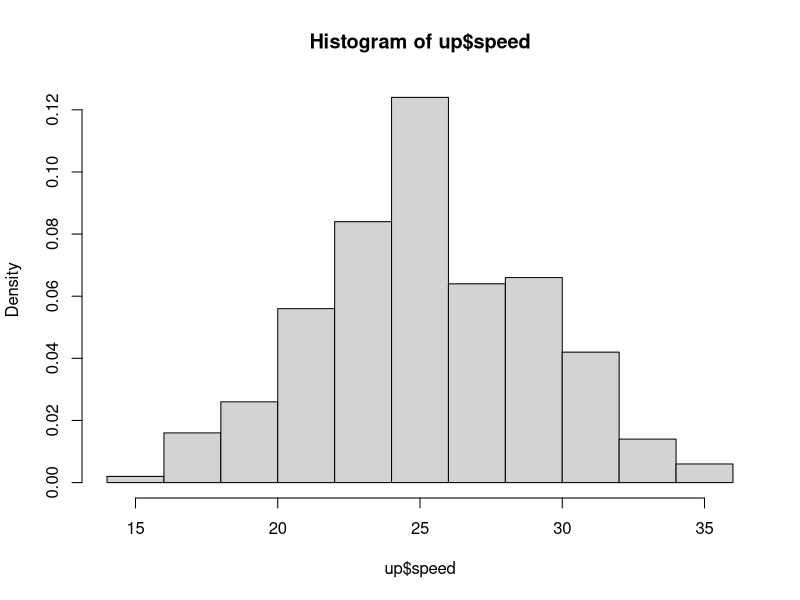
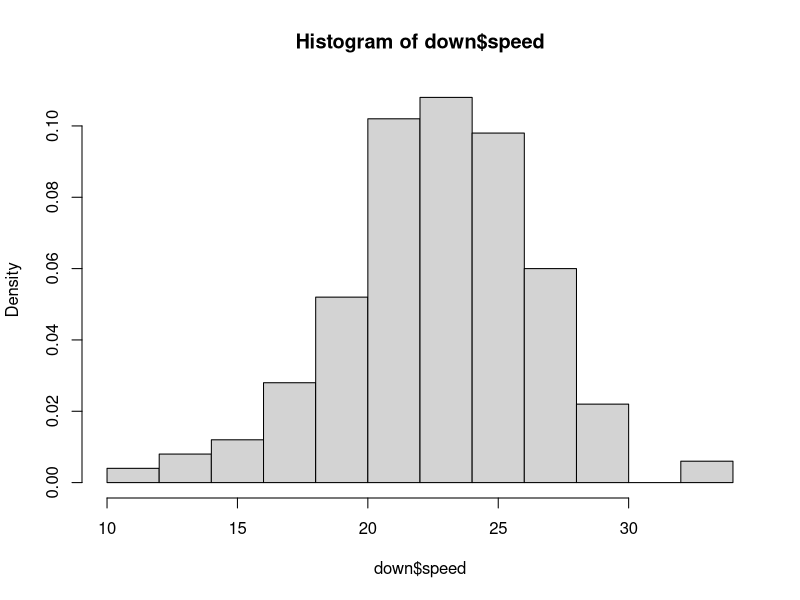
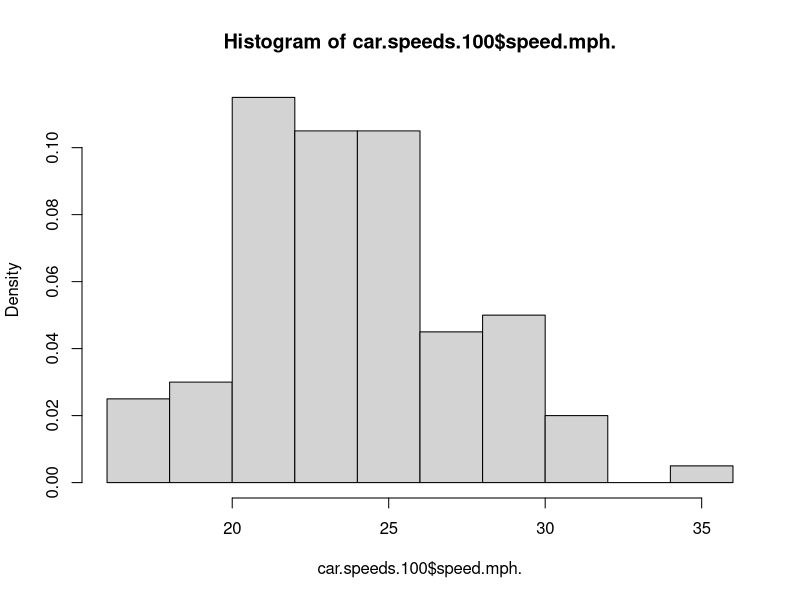
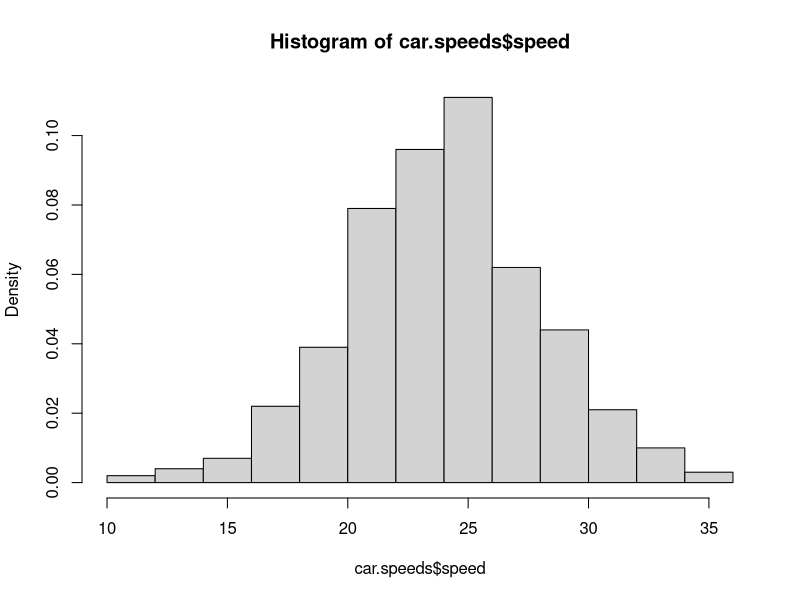
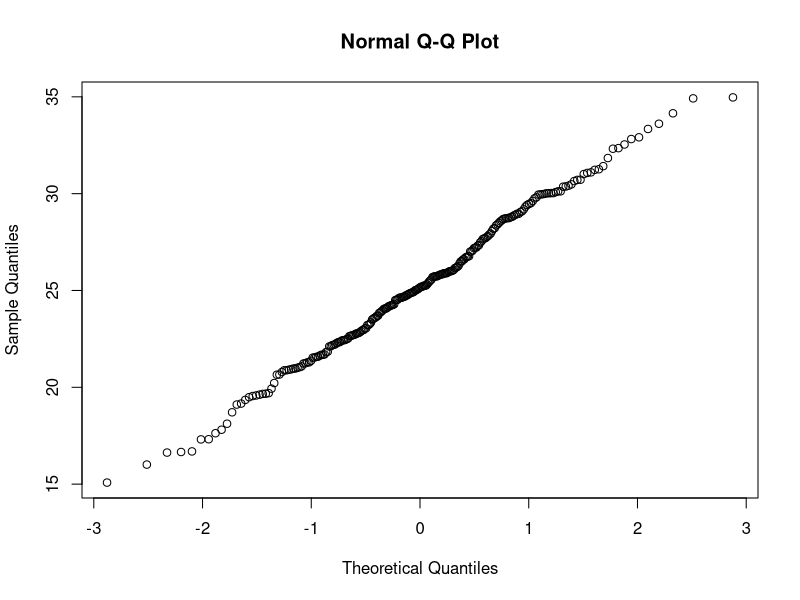
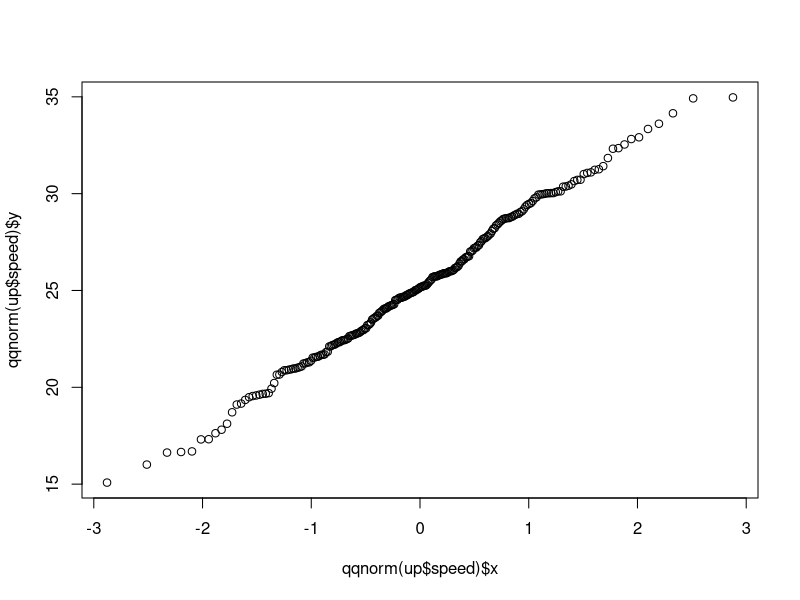
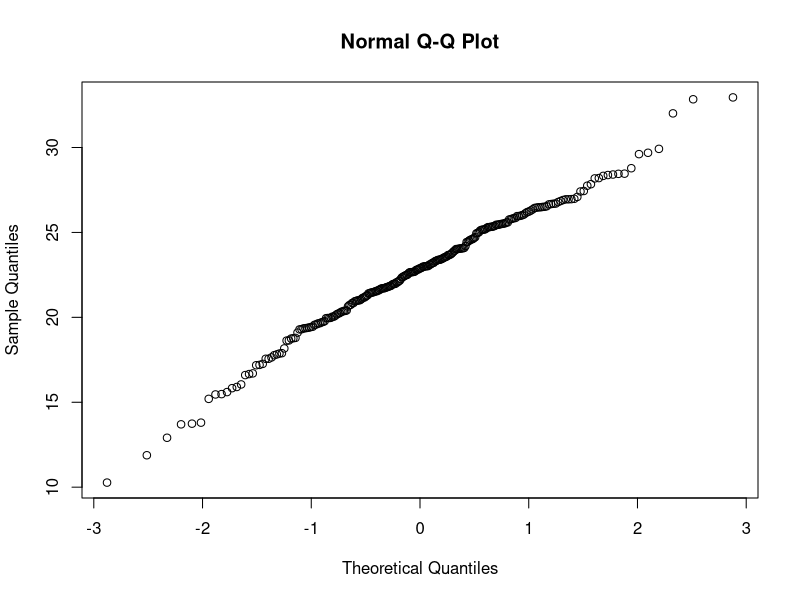
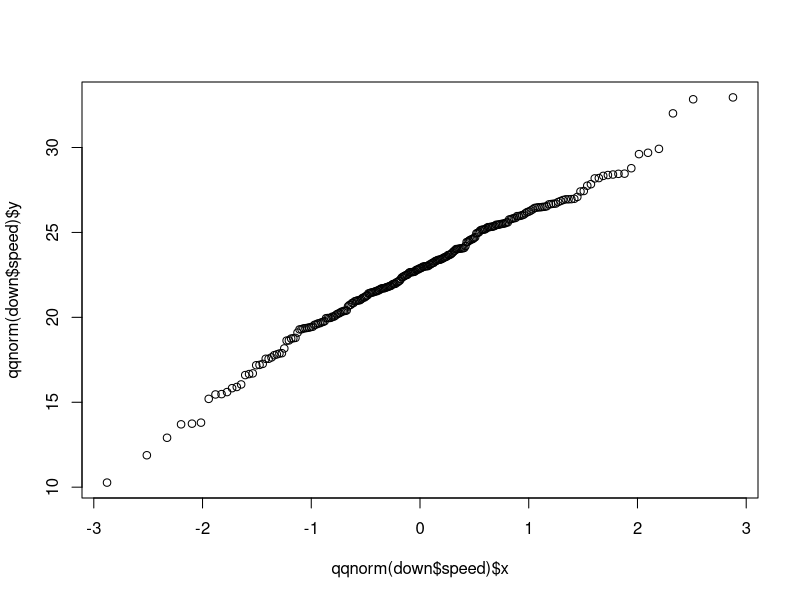

Reproduce these figures in R, in order.
# Name: Faye Bandet
# Date: 12/3/2019
# ISTA 116 Section <B> || Jacob Heller
# Final Project R Script

# GLOBAL:
# Car speed text files can be opened if saved in Documents or sometimes user files. I tested this program on multiple computers, and each one saved the files in different locations, which affected the program's ability to open files to run the program. As long as files can be accessed and opened the program runs perfectly.
car.speeds.100 <- read.delim("car-speeds-100.txt")
car.speeds <- read.delim("car-speeds.txt")
car.speeds     # car.speeds data set has 500 obs, which is why '500' is used in naming vars.
car.speeds.100
spLim <- 25 # Speed limit in miles per hour (mph).
up <- subset(car.speeds, direction == "Up")   
num.Up <- nrow(up)  # 250 
down <- subset(car.speeds, direction == "Down")
num.Down <- nrow(down) # 250

# Histograms:                            
hUp <- hist(up$speed, probability = TRUE)   
hDown <- hist(down$speed, probability = TRUE)
h100 <- hist(car.speeds.100$speed.mph., probability = TRUE)
h500 <- hist(car.speeds$speed, probability = TRUE)
# The histogram of car.speeds.100 appears to have a right skew and a normal fairly unimodal distribution. 
# The histogram of car.speeds has a very slight right skew but appears strongly unimodal, with normal distribution. 
# The histogram of car.speeds-Up doesnt have visible skew, and appears unimodal, with normal distribution. 
# The histogram of car.speeds-Down has right skew and appears unimodal, with normal distribution.

# Q-Q PLOTS:
plot(qqnorm(up$speed))
plot(qqnorm(down$speed))
plot(qqnorm(car.speeds$speed))
plot(qqnorm(car.speeds.100$speed.mph.))
# Show distributions and check varience/linearity

# CONTINGENCY TABLES:
car.speeds$speeding <- factor(ifelse(car.speeds$speed < 25, 'not speeding', 'speeding'))
table(car.speeds$speeding)     # not speeding = 296,  speeding = 204
car.speeds.100$speeding <- factor(ifelse(car.speeds.100$speed.mph. < 25, 'not speeding', 'speeding'))
table(car.speeds.100$speeding) # not speeding = 65, speeding = 35
car.speeds.up <- ifelse(up$speed < 25, 'not speeding', 'speeding')
table(car.speeds.up)           # not speeding = 120, speeding = 130
car.speeds.down <- ifelse(down$speed < 25, 'not speeding', 'speeding')
table(car.speeds.down)         # not speeding = 176,  speeding = 74

# PROPORTION TABLES:
prop.table(table(car.speeds.100$speed.mph. > spLim))
prop.table(table(car.speeds$speed > spLim))
prop.table(table(car.speeds.up)) 
prop.table(table(car.speeds.down))
# In the car.speeds.100 data set 35% of drivers were speeding, and 65% of drivers drove at or under the speed limit. 
# In the car.speeds data set 40.8% of drivers were speeding and 59.2% of drivers drove at or under the speed limit. 
# In the car.speeds.up data set 52% of drivers were speeding and 48% of drivers drove at or under the speed limit. 
# In the car.speeds.down data set 29.6% of drivers were speeding and 70.4% of drivers drove at or under the speed limit.

# PROPORTION TEST:
prop.test(num.Up, num.Down, p = NULL, correct = TRUE)
# 1-sample proportions test with continuity correction
# data:  num.Up out of num.Down, null probability 0.5
# X-squared = 248, df = 1, p-value < 2.2e-16
# alternative hypothesis: true p is not equal to 0.5
# 95 percent confidence interval: 0.9811361 - 1.0000000

# T-TESTS (one sample, then two sample):
t.test(car.speeds$speed, conf.level = .95)
# t = 135.89, df = 499, p-value < 2.2e-16
# 95 percent confidence interval:  23.63762 - 24.33118
# mean = 23.9844 (within the confidance interval)
t.test(car.speeds.100$speed.mph., conf.level = .95)
# t = 66.915, df = 99, p-value < 2.2e-16
# 95 percent confidence interval:  23.13686 - 24.55094
# mean = 23.8439 (within the confidance interval)
t.test(up$speed, down$speed)
# t = 7.575, df = 496.06, p-value = 1.771e-13
# alternative hypothesis: true difference in means is not equal to 0
# 95 percent confidence interval:  1.877221 - 3.192059
# mean of x = 25.25172, mean of y = 22.71708
t.test(car.speeds$speed, car.speeds.100$speed.mph.)
# t = 0.35332, df = 151.73, p-value = 0.7243
# alternative hypothesis: true difference in means is not equal to 0
# 95 percent confidence interval:  -0.6451485  - 0.9261485
# mean of x = 23.9844, mean of y = 23.8439

# STANDARD DEVIATION:
sd(car.speeds$speed)           # 3.946692
sd(car.speeds.100$speed.mph.)  # 3.563338
sd(table(down))                # 0.6068254
sd(table(up))                  # 0.6023039

# STANDARD ERROR, CRITICAL VALUES:
se.500 <- sd(car.speeds$speed)/sqrt(length(car.speeds$speed))
se.500   # 0.1765014
se.100 <- sd(car.speeds.100$speed.mph.)/sqrt(length(car.speeds.100$speed.mph.))
se.100   # 0.3563338
se.up <- sd(up$speed)/sqrt(length(up$speed))
se.up    # 0.2438958
se.down <- sd(down$speed)/sqrt(length(down$speed))
se.down  # 0.2290758
cv.500 <- qnorm((1-(1-.95)/2)*se.500)
cv.500   # -0.9459427
cv.100 <- qnorm((1-(1-.95)/2)*se.100)
cv.100   # -0.3922807
cv.up <- qnorm((1-(1-.95)/2)*se.up)
cv.up    #-0.7134025
cv.down <- qnorm((1-(1-.95)/2)*se.down)
cv.down  #-0.7609318

# MODES:
table(round(up$speed))   # 25 mph with 31 obs
table(round(down$speed)) # 23 mph with 33 obs
table(round(car.speeds.100$speed.mph.)) # 22 mph and 24 mph are both mode with 15 obs each.  
table(round(car.speeds$speed)) # 25 mph with 56 obs
# Most common speeds are at or below the spLim. Note that observations are rounded to the nearest whole number.

# SUMMARY of DATA SETS:
summary(car.speeds.100$speed.mph.)
# Min.   1st Qu.  Median  Mean  3rd Qu.   Max. 
# 16.27   21.56   23.52   23.84   25.73   34.06 
summary(car.speeds$speed)
# Min.  1st Qu.  Median   Mean   3rd Qu.   Max. 
# 10.27   21.52   24.02   23.98   26.45   34.97
summary(up)
# Min.  1st Qu.  Median   Mean   3rd Qu.   Max.   Observations
# 15.08   22.50   25.16   25.25   28.16   34.97   250
summary(down)
# Min.  1st Qu.  Median   Mean   3rd Qu.   Max.   Observations
# 10.27   20.47   22.89   22.72   25.35   32.95   250
